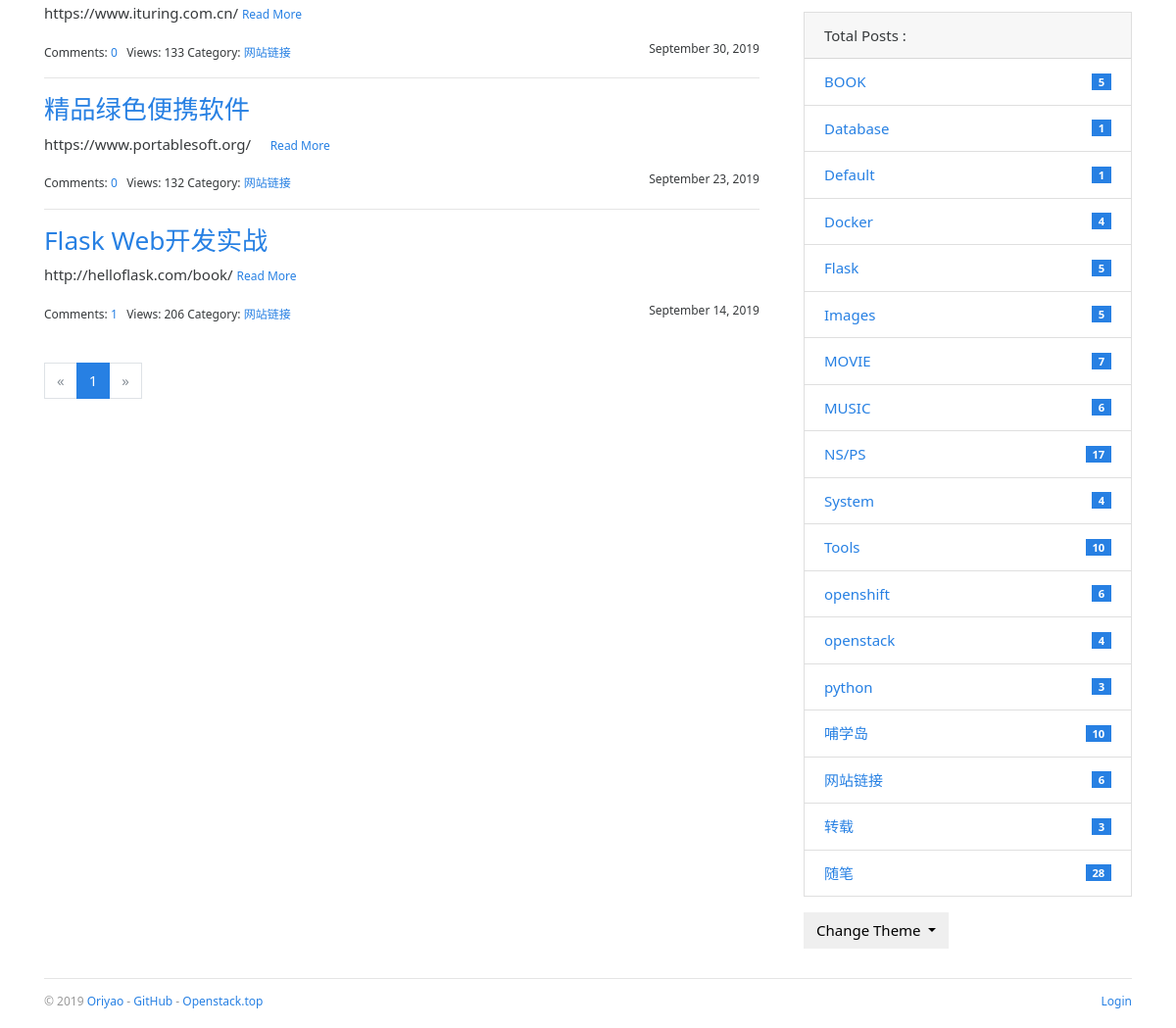
Page /category/12 (lower part) on the earlier database version.
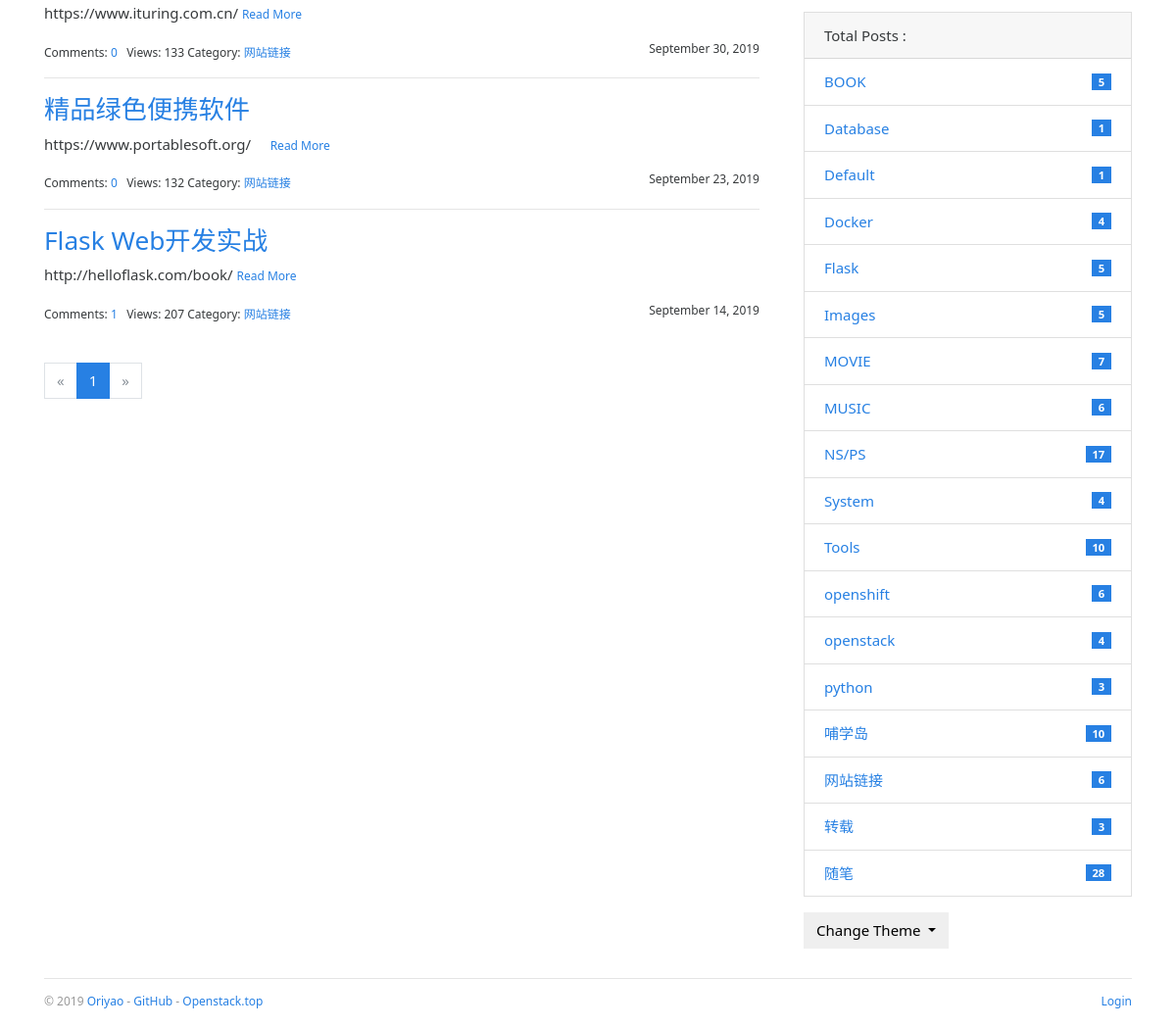
Same page on the later database version.
### bluelog/models.py (models this page shows, shortened)
class Post(db.Model):
    id = db.Column(db.Integer, primary_key=True)
    title = db.Column(db.String(60))
    body = db.Column(db.Text)
    views = db.Column(db.Integer,default=0)
    timestamp = db.Column(db.DateTime, default=datetime.utcnow, index=True)
    can_comment = db.Column(db.Boolean, default=True)
    category_id = db.Column(db.Integer, db.ForeignKey('category.id'))
    category = db.relationship('Category', back_populates='posts')
    comments = db.relationship('Comment', back_populates='post', cascade='all, delete-orphan')

class Category(db.Model):
    id = db.Column(db.Integer, primary_key=True)
    name = db.Column(db.String(30), unique=True)
    posts = db.relationship('Post', back_populates='category')

### bluelog/blueprints/blog.py (the view)
@blog_bp.route('/category/<int:category_id>')
def show_category(category_id):
    category = Category.query.get_or_404(category_id)
    page = request.args.get('page', 1, type=int)
    per_page = current_app.config['BLUELOG_POST_PER_PAGE']
    pagination = Post.query.with_parent(category).order_by(Post.timestamp.desc()).paginate(page, per_page)
    posts = pagination.items
    return render_template('blog/category.html', category=category, pagination=pagination, posts=posts)

### bluelog/__init__.py (called while the page is built)
def register_template_context(app):
    @app.context_processor
    def make_template_context():
        admin = Admin.query.first()
        categories = Category.query.order_by(Category.name).all()
        links = Link.query.order_by(Link.name).all()
        if current_user.is_authenticated:
            unread_comments = Comment.query.filter_by(reviewed=False).count()
        else:
            unread_comments = None
        return dict(
            admin=admin, categories=categories,
            links=links, unread_comments=unread_comments)

def register_request_handlers(app):
    @app.after_request
    def query_profiler(response):
        for q in get_debug_queries():
            if q.duration >= app.config['BLUELOG_SLOW_QUERY_THRESHOLD']:
                app.logger.warning(
                    'Slow query: Duration: %fs\n Context: %s\nQuery: %s\n '
                    % (q.duration, q.context, q.statement)
                )
        return response

### bluelog/templates/blog/category.html (shortened to what this page needs)
{% extends 'base.html' %}
{% from 'bootstrap/pagination.html' import render_pagination %}
{% block content %}
    <div class="row">
        <div class="col-sm-8">
            {% include "blog/_posts.html" %}
            <div class="page-footer">{{ render_pagination(pagination) }}</div>
        </div>
        <div class="col-sm-4 sidebar">
            {% include "blog/_sidebar.html" %}
        </div>
    </div>
{% endblock %}

### bluelog/templates/blog/_posts.html (shortened to what this page needs)
{% if posts %}
    {% for post in posts %}
        <h3 class="text-primary"><a href="{{ url_for('.show_post', post_id=post.id) }}">{{ post.title }}</a></h3>
        <p>
            {{ post.body|striptags|truncate }}
            <small><a href="{{ url_for('.show_post', post_id=post.id) }}">Read More</a></small>
        </p>
        <small>
            Comments: <a href="{{ url_for('.show_post', post_id=post.id) }}#comments">{{ post.comments|length }}</a>&nbsp;&nbsp;
            Views: {{ post.views }}
            Category: <a
                href="{{ url_for('.show_category', category_id=post.category.id) }}">{{ post.category.name }}</a>
            <span class="float-right">{{ moment(post.timestamp).format('LL') }}</span>
        </small>
        {% if not loop.last %}
            <hr>
        {% endif %}
    {% endfor %}
{% endif %}

Differences in the rows shown:
changed Post "Flask Web开发实战": views "206" → "207"
